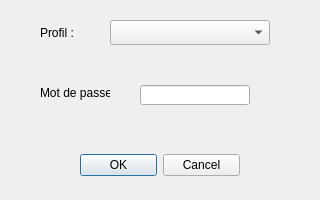
<?xml version="1.0" encoding="UTF-8"?>
<ui version="4.0">
 <class>f_ChoixProfil</class>
 <widget class="QDialog" name="f_ChoixProfil">
  <property name="geometry">
   <rect>
    <x>0</x>
    <y>0</y>
    <width>320</width>
    <height>200</height>
   </rect>
  </property>
  <property name="windowTitle">
   <string>Dialog</string>
  </property>
  <widget class="QLabel" name="Lb_MdP">
   <property name="geometry">
    <rect>
     <x>40</x>
     <y>85</y>
     <width>70</width>
     <height>15</height>
    </rect>
   </property>
   <property name="text">
    <string>Mot de passe :</string>
   </property>
  </widget>
  <widget class="QLineEdit" name="LE_MdP">
   <property name="geometry">
    <rect>
     <x>140</x>
     <y>85</y>
     <width>110</width>
     <height>20</height>
    </rect>
   </property>
  </widget>
  <widget class="QLabel" name="Lb_Profil">
   <property name="geometry">
    <rect>
     <x>40</x>
     <y>25</y>
     <width>70</width>
     <height>15</height>
    </rect>
   </property>
   <property name="text">
    <string>Profil :</string>
   </property>
  </widget>
  <widget class="QDialogButtonBox" name="actionValider">
   <property name="geometry">
    <rect>
     <x>80</x>
     <y>145</y>
     <width>160</width>
     <height>40</height>
    </rect>
   </property>
   <property name="orientation">
    <enum>Qt::Horizontal</enum>
   </property>
   <property name="standardButtons">
    <set>QDialogButtonBox::Cancel|QDialogButtonBox::Ok</set>
   </property>
  </widget>
  <widget class="QComboBox" name="Cb_Bx_Profil">
   <property name="geometry">
    <rect>
     <x>110</x>
     <y>20</y>
     <width>160</width>
     <height>25</height>
    </rect>
   </property>
  </widget>
 </widget>
 <resources/>
 <connections/>
</ui>
